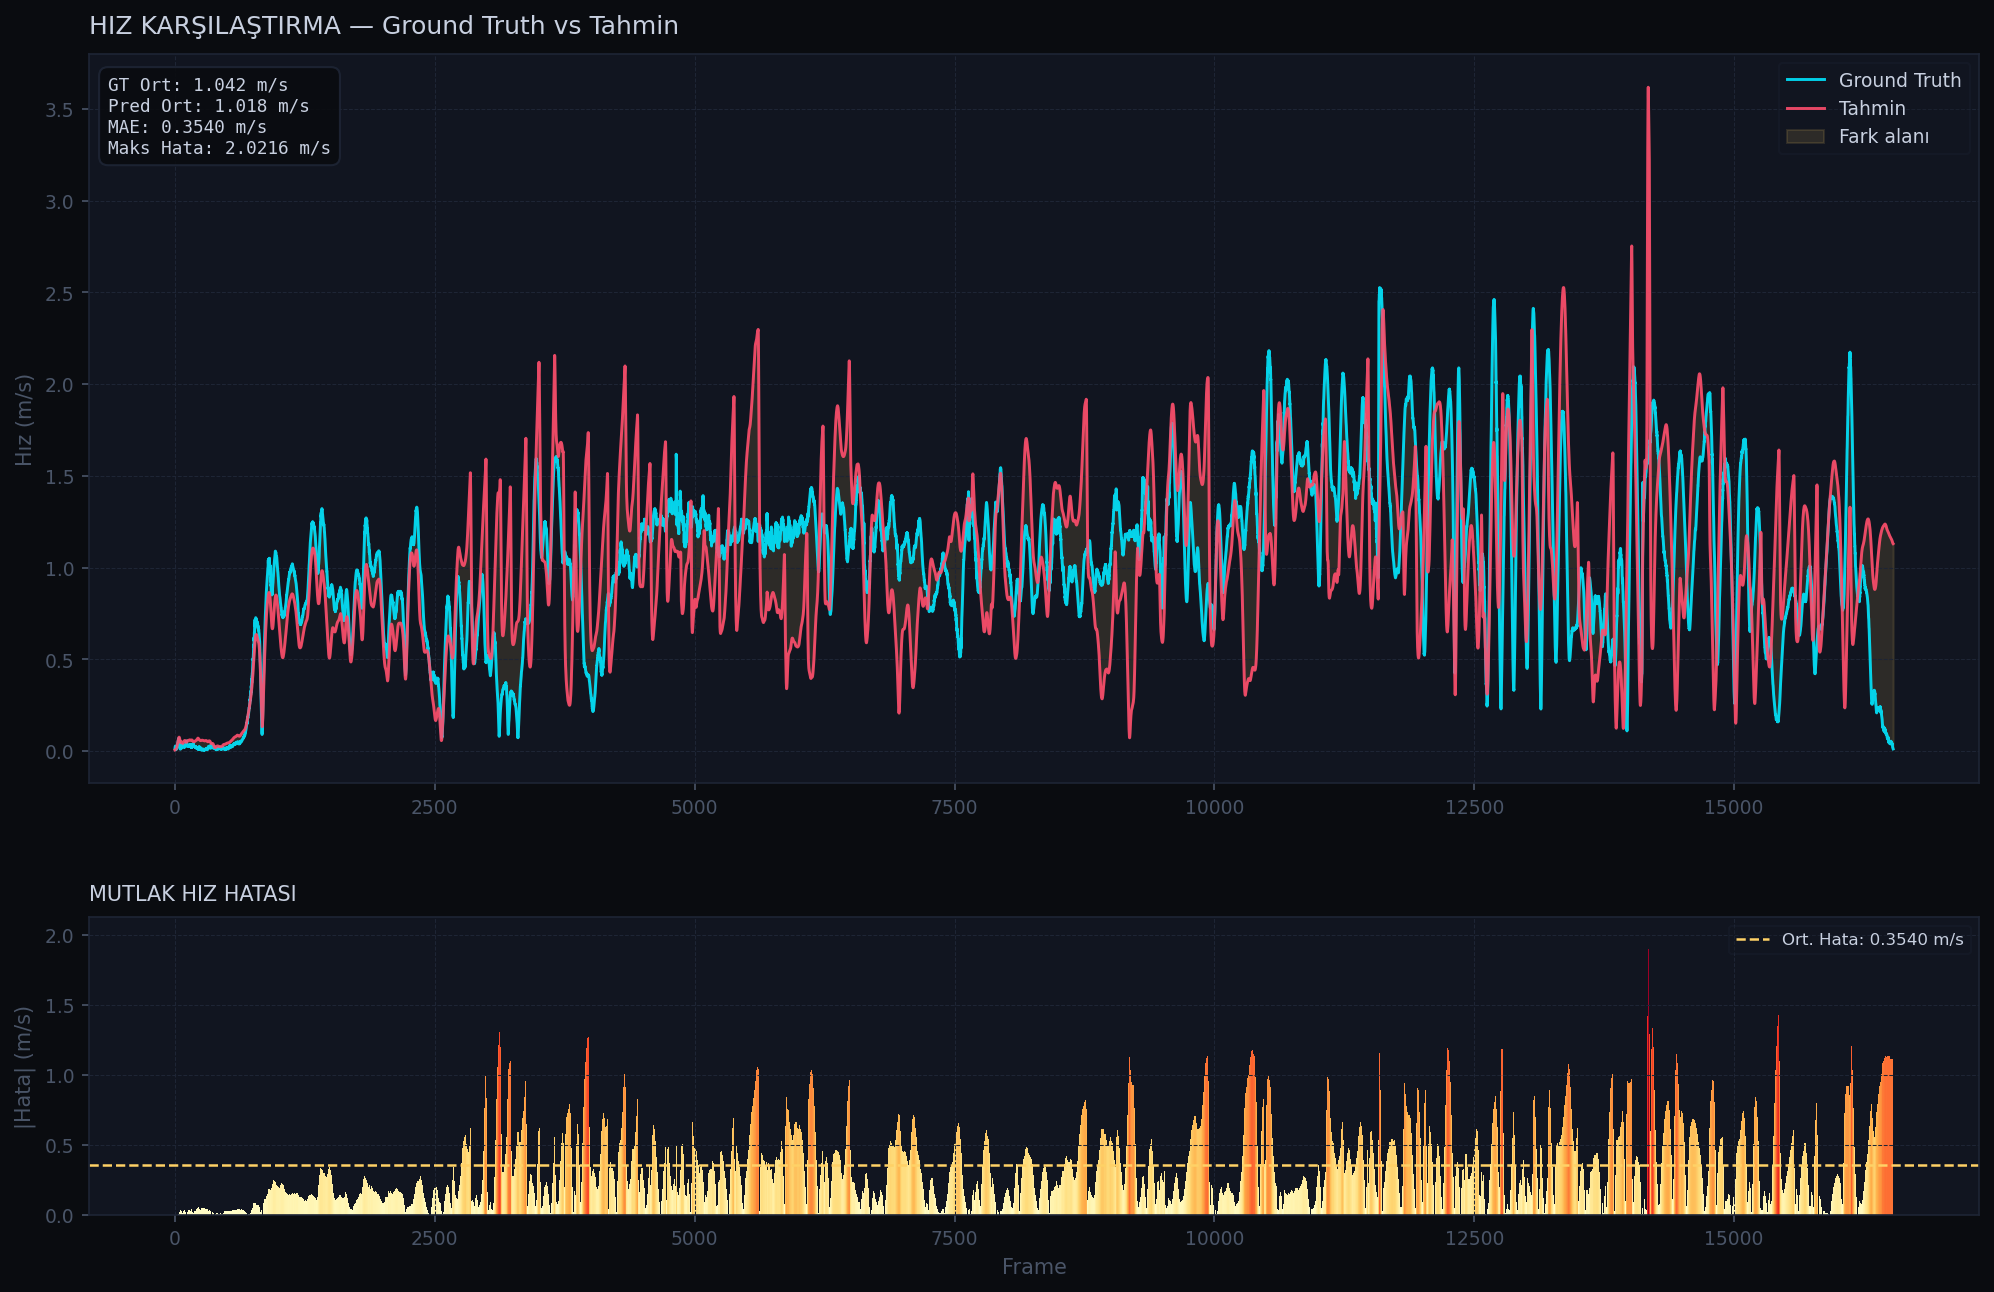

The script that saved this image:
import pandas as pd
import numpy as np
import matplotlib.pyplot as plt
import matplotlib.gridspec as gridspec

# ─────────────────────────────────────────────
# DOSYA YOLLARI — kendi dizinine göre değiştir
# ─────────────────────────────────────────────
GT_PATH   = "mav0/mocap0/data.csv"          # gerçek veri
PRED_PATH = "estimated_trajectory.csv"    # tahmin

SMOOTH = 5   # yumuşatma penceresi (1 = yok, artırınca daha düzgün)
# ─────────────────────────────────────────────


# ── Ground truth yükle ───────────────────────
gt_raw = pd.read_csv(GT_PATH, comment='#')
gt_raw.columns = gt_raw.columns.str.strip()

# İlk kolon timestamp, sonra x y z
ts_col = gt_raw.columns[0]
x_col  = gt_raw.columns[1]
y_col  = gt_raw.columns[2]
z_col  = gt_raw.columns[3]

gt_raw = gt_raw[[ts_col, x_col, y_col, z_col]].dropna()
gt_raw = gt_raw.sort_values(ts_col).reset_index(drop=True)

# Hız hesapla: ardışık pozisyon farkı / zaman farkı
dt = gt_raw[ts_col].diff() * 1e-9  # ns → s
dx = gt_raw[x_col].diff()
dy = gt_raw[y_col].diff()
dz = gt_raw[z_col].diff()
gt_speed = np.sqrt(dx**2 + dy**2 + dz**2) / dt
gt_df = pd.DataFrame({'ts': gt_raw[ts_col], 'speed': gt_speed}).dropna()
gt_df = gt_df[gt_df['speed'] < 50]  # aykırı değerleri filtrele (>50 m/s)


# ── Tahmin yükle ─────────────────────────────
pred_raw = pd.read_csv(PRED_PATH, comment='#')
pred_raw.columns = pred_raw.columns.str.strip()

ts_col_p     = pred_raw.columns[0]
speed_col    = [c for c in pred_raw.columns if 'speed' in c.lower()]
speed_col    = speed_col[0] if speed_col else pred_raw.columns[4]

pred_df = pred_raw[[ts_col_p, speed_col]].dropna()
pred_df.columns = ['ts', 'speed']
pred_df = pred_df.sort_values('ts').reset_index(drop=True)


# ── Zaman aralığını eşle ─────────────────────
min_ts = max(gt_df['ts'].iloc[0],  pred_df['ts'].iloc[0])
max_ts = min(gt_df['ts'].iloc[-1], pred_df['ts'].iloc[-1])

gt_slice   = gt_df[(gt_df['ts'] >= min_ts)   & (gt_df['ts'] <= max_ts)].reset_index(drop=True)
pred_slice = pred_df[(pred_df['ts'] >= min_ts) & (pred_df['ts'] <= max_ts)].reset_index(drop=True)

# GT timestamp'lerine pred hızını interpole et
pred_interp = np.interp(gt_slice['ts'].values,
                        pred_slice['ts'].values,
                        pred_slice['speed'].values)

frames = np.arange(len(gt_slice))
gt_spd = gt_slice['speed'].values
pr_spd = pred_interp


# ── Yumuşatma ────────────────────────────────
def moving_avg(arr, w):
    if w <= 1:
        return arr
    return pd.Series(arr).rolling(w, center=True, min_periods=1).mean().values

gt_sm = moving_avg(gt_spd, SMOOTH)
pr_sm = moving_avg(pr_spd, SMOOTH)
err   = np.abs(gt_sm - pr_sm)


# ── İstatistikler ────────────────────────────
mae     = err.mean()
max_err = err.max()
gt_mean = gt_sm.mean()
pr_mean = pr_sm.mean()

print("=" * 45)
print(f"  GT Ortalama Hız  : {gt_mean:.4f} m/s")
print(f"  Pred Ortalama Hız: {pr_mean:.4f} m/s")
print(f"  MAE              : {mae:.4f} m/s")
print(f"  Maks. Hata       : {max_err:.4f} m/s")
print(f"  Toplam Frame     : {len(frames)}")
print("=" * 45)


# ── Grafik ───────────────────────────────────
plt.style.use('dark_background')
fig = plt.figure(figsize=(14, 9), facecolor='#0a0c10')
gs  = gridspec.GridSpec(3, 1, hspace=0.45,
                        left=0.07, right=0.97, top=0.93, bottom=0.07)

ax1 = fig.add_subplot(gs[0:2])
ax2 = fig.add_subplot(gs[2])

for ax in [ax1, ax2]:
    ax.set_facecolor('#111520')
    for sp in ax.spines.values():
        sp.set_edgecolor('#1e2535')
    ax.tick_params(colors='#4a5568', labelsize=9)
    ax.yaxis.label.set_color('#4a5568')
    ax.xaxis.label.set_color('#4a5568')
    ax.grid(color='#1e2535', linewidth=0.5, linestyle='--')

# — Ana grafik —
ax1.plot(frames, gt_sm,  color='#00e5ff', linewidth=1.4, label='Ground Truth', alpha=0.9)
ax1.plot(frames, pr_sm,  color='#ff4d6d', linewidth=1.4, label='Tahmin',       alpha=0.9)
ax1.fill_between(frames, gt_sm, pr_sm, alpha=0.12, color='#ffd166', label='Fark alanı')
ax1.set_ylabel('Hız (m/s)')
ax1.set_title('HIZ KARŞILAŞTIRMA — Ground Truth vs Tahmin',
              color='#c8d0e0', fontsize=12, pad=10, loc='left')

legend = ax1.legend(loc='upper right', framealpha=0.3,
                    facecolor='#111520', edgecolor='#1e2535',
                    labelcolor='#c8d0e0', fontsize=9)

# İstatistik kutusu
stats_txt = (f"GT Ort: {gt_mean:.3f} m/s\n"
             f"Pred Ort: {pr_mean:.3f} m/s\n"
             f"MAE: {mae:.4f} m/s\n"
             f"Maks Hata: {max_err:.4f} m/s")
ax1.text(0.01, 0.97, stats_txt, transform=ax1.transAxes,
         va='top', ha='left', fontsize=8.5,
         color='#c8d0e0', family='monospace',
         bbox=dict(boxstyle='round,pad=0.5', facecolor='#0a0c10',
                   edgecolor='#1e2535', alpha=0.9))

# — Hata grafiği —
cmap_colors = plt.cm.YlOrRd(err / (max_err + 1e-9))
ax2.bar(frames, err, color=cmap_colors, width=1.0, linewidth=0)
ax2.set_xlabel('Frame')
ax2.set_ylabel('|Hata| (m/s)')
ax2.set_title('MUTLAK HIZ HATASI', color='#c8d0e0', fontsize=10, pad=8, loc='left')

# Ortalama hata çizgisi
ax2.axhline(mae, color='#ffd166', linewidth=1.2, linestyle='--',
            label=f'Ort. Hata: {mae:.4f} m/s')
ax2.legend(loc='upper right', framealpha=0.3,
           facecolor='#111520', edgecolor='#1e2535',
           labelcolor='#c8d0e0', fontsize=8)

plt.savefig('speed_comparison.png', dpi=150, bbox_inches='tight', facecolor='#0a0c10')
print("Grafik kaydedildi: speed_comparison.png")
# plt.show()
